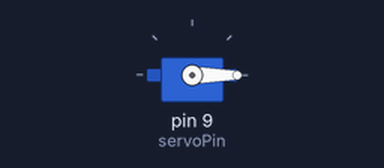
The sketch below on a simulated Arduino Uno, built with avr-gcc and run on an emulated ATmega328P. On the bench: servo.

Above: at 0.05 s.
Timing chart, 0 to 4.6 s (numbered marks = the images above):
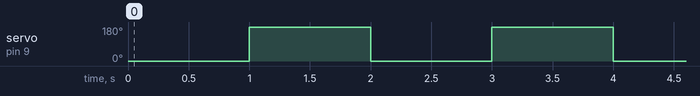

The sketch:

ex3-4.ino
```cpp
// 예제 3-4 서보 모터 테스트

#include <Wire.h>
#include <Servo.h>

int servoPin = 9;

Servo myServo;

void setup() {
  myServo.attach(servoPin);
}

void loop() {
  myServo.write(0);
  delay(1000);

  myServo.write(180);
  delay(1000);
}
```

Measured:
- by itself, servo on pin 9 (servoPin): alternates 180° for 1.0 s and 0° for 1.0 s
